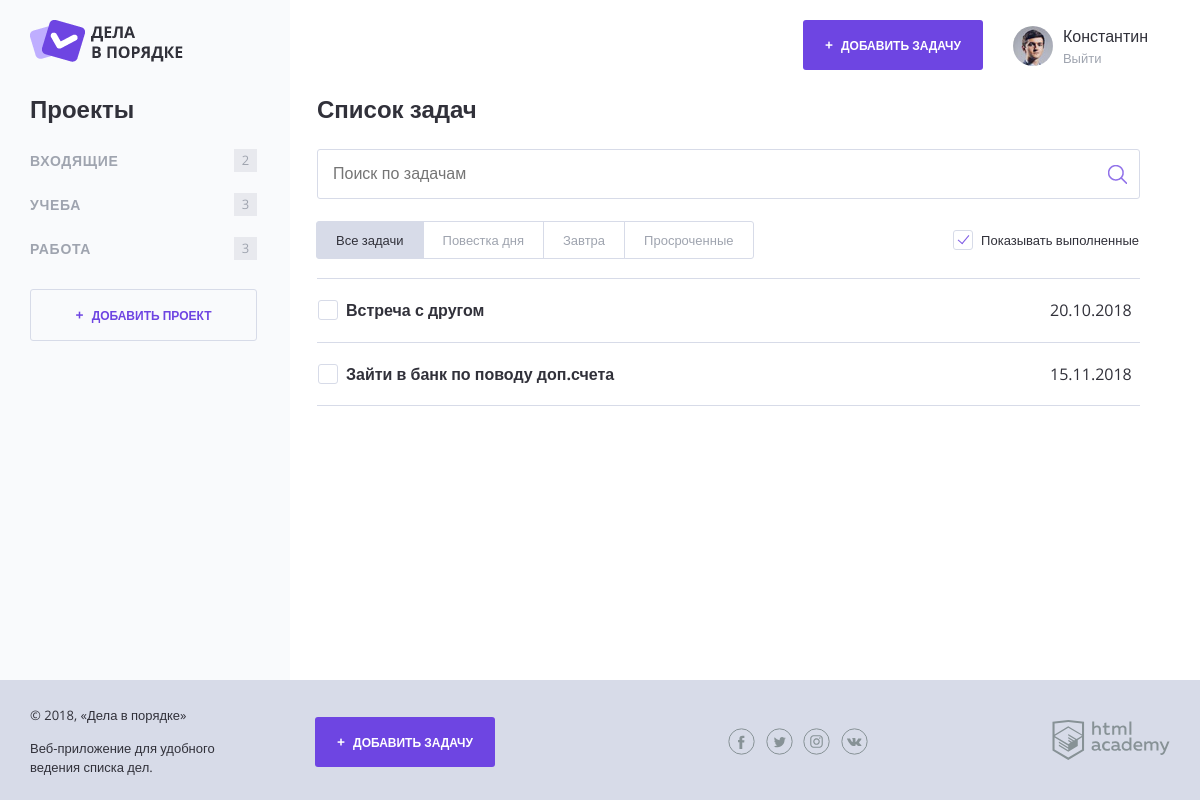
The page /index.php?category_id=inbox on the database its author committed.
### tables this page shows
CREATE TABLE tasks (
  id                   INT          AUTO_INCREMENT,
  name                 CHAR(255)    NOT NULL,
  category_id          INT          DEFAULT NULL,
  creator_id           INT          NOT NULL,
  creation             DATETIME     NOT NULL DEFAULT CURRENT_TIMESTAMP,
  deadline             DATETIME     DEFAULT NULL,
  attachment_label     CHAR(255)    DEFAULT NULL,
  attachment_filename  CHAR(255)    DEFAULT NULL,
  is_complete          TINYINT(1)   NOT NULL DEFAULT 0,  

  PRIMARY KEY (id),
  INDEX (category_id),
  INDEX (creator_id),
  INDEX (deadline)
);

### utils.php (called while the page is built, shortened)
<?php
  function fillView($viewFilename, $data = []) {
    $viewPath = VIEWS_DIRECTORY_PATH.$viewFilename;
    $view = '';
    if (is_readable($viewPath)) {
      extract($data);
      require_once($viewPath);
      $view = ob_get_clean();
    }
    return $view;
  }
  function shouldHighlightTask($deadline) {
    $deadlineTime = strtotime($deadline);
    $currentTime = time();
    $timeReserveInHours = floor(($deadlineTime - $currentTime) / SECONDS_IN_HOUR);
    return $timeReserveInHours <= TWENTY_FOUR_HOURS;
  }
  function getDateFormatDDMMYYYY($datetime) {
    return date('d.m.Y', strtotime($datetime));
  }

### database-connection-helper.php (called while the page is built, shortened)
<?php
  function downloadData($databaseConnection, $requestString) {
    $downloadedData = $databaseConnection->query($requestString);
    $adaptedData = $downloadedData->fetch_all(MYSQLI_ASSOC);
    $adaptedData = convertArrayStringsToNumbers($adaptedData);
    return $adaptedData;
  }
  function convertArrayStringsToNumbers($data) {
    return array_map(function($item) {
      if (is_array($item)) {
        return convertArrayStringsToNumbers($item);
      }
      if (is_numeric($item)) {
        return is_integer($item + 0) ? (integer) $item : (float) $item;
      }
      return $item;
    }, $data);
  }

### templates/content-index.php (the view, shortened to what this page needs)
<main class="content__main">
  <h2 class="content__main-heading">Список задач</h2>
  <form class="search-form" action="index.php" method="post">
    <input class="search-form__input" type="text" name="" placeholder="Поиск по задачам" value="">
    <input class="search-form__submit" type="submit" name="" value="Искать">
  </form>
  <div class="tasks-controls">
    <nav class="tasks-switch">
      <a class="tasks-switch__item tasks-switch__item--active" href="/">Все задачи</a>
      <a class="tasks-switch__item" href="/">Повестка дня</a>
      <a class="tasks-switch__item" href="/">Завтра</a>
      <a class="tasks-switch__item" href="/">Просроченные</a>
    </nav>
    <label class="checkbox">
      <span class="checkbox__text">Показывать выполненные</span>
    </label>
  </div>
  <table class="tasks">
    <?php
      foreach ($tasks as $taskData):
        if (($selectedCategoryID === VIRTUAL_CATEGORY_ID['all'] || $selectedCategoryID === $taskData['category_id']) &&
            (!$taskData['is_complete'] || $shouldShowCompletedTasks)):
    ?>
          <tr class="tasks__item task
                    <?= shouldHighlightTask($taskData['deadline']) ? 'task--important' : ''; ?>
                    <?= $taskData['is_complete'] ? 'task--completed' : ''; ?>">
            <td class="task__select">
              <label class="checkbox task__checkbox">
                <span class="checkbox__text"><?= strip_tags($taskData['name']); ?></span>
              </label>
            </td>
            <td class="task__file">
            </td>
            <td class="task__date"><?= getDateFormatDDMMYYYY($taskData['deadline']); ?></td>
          </tr>
    <?php
        endif;
      endforeach;
    ?>
  </table>
</main>

### css/style.css (style rules this page uses)
html, body { height: 100%; }
body { position: relative; min-width: 1180px; font-size: 16px; font-family: "OpenSans", sans-serif; color: #31313a; }
a { text-decoration: none; }
.content__main { flex-grow: 1; padding: 0 30px 0 27px; }
.content__main-heading { margin: 0; margin-bottom: 25px; }
.search-form { position: relative; margin-bottom: 23px; }
.search-form__input { box-sizing: border-box; width: 100%; padding: 15px; border: 1px solid #d7dbe8; border-radius: 3px; }
.search-form__submit { position: absolute; top: 11px; right: 8px; width: 30px; height: 30px; font-size: 0; background: transparent url("../img/search.png") no-repeat 50% 50%; border: 0; }
.tasks-controls { display: flex; justify-content: space-between; align-items: center; margin-bottom: 19px; font-size: 13px; }
.tasks-controls .checkbox .checkbox__text { padding-top: 3px; padding-bottom: 3px; }
.tasks-switch { display: inline-flex; flex-wrap: nowrap; font-size: 13px; }
.tasks-switch__item:first-child { border-top-left-radius: 3px; border-bottom-left-radius: 3px; }
.tasks-switch__item:last-child { border-top-right-radius: 3px; border-bottom-right-radius: 3px; }
.tasks-switch__item { position: relative; display: flex; margin: -1px 0 0 -1px; padding: 9px 19px; line-height: 1.4; color: #9fa4af; white-space: nowrap; background-color: #ffffff; border: 1px solid #d7dbe8; }
.tasks-switch__item--active { color: #31313a; background-color: #d7dbe8; border-color: #d7dbe8; }
.checkbox { position: relative; display: inline-block; vertical-align: top; border: 1px solid transparent; }
.checkbox__input:checked + .checkbox__text::before { border: 1px solid #d7dbe8; }
.checkbox__input:checked + .checkbox__text::after { display: block; }
.checkbox__text { position: relative; display: block; padding: 1px 0 1px 28px; }
.checkbox__text::before { content: ""; position: absolute; top: 0; left: 0; width: 18px; height: 18px; border: 1px solid #d7dbe8; border-radius: 3px; }
.checkbox__text::after { content: ""; position: absolute; top: 5px; left: 5px; display: none; width: 10px; height: 5px; border-bottom: 1px solid #7f5be5; border-left: 1px solid #7f5be5; transform: rotate(-50deg); }
.tasks { width: 100%; border-collapse: collapse; }
.tasks__item:first-child td { border-top: 1px solid #d7dbe8; }
.tasks__item td { padding: 20px 0; border-bottom: 1px solid #d7dbe8; }
.task__checkbox .checkbox__input + .checkbox__text { font-weight: bold; }
.task__select { position: relative; width: 476px; }
.task__file { width: 190px; }
.task__date { width: 80px; }

### rows shown on the page
tasks: name "Встреча с другом", deadline "20.10.2018"
tasks: name "Зайти в банк по поводу доп.счета", deadline "15.11.2018"

### other values the page prints
strip_tags('Константин') "Константин"
strip_tags($categoryData['name']) "ВХОДЯЩИЕ"
$categoryData['tasks_included'] "2"
strip_tags($categoryData['name']) "УЧЕБА"
$categoryData['tasks_included'] "3"
strip_tags($categoryData['name']) "РАБОТА"
